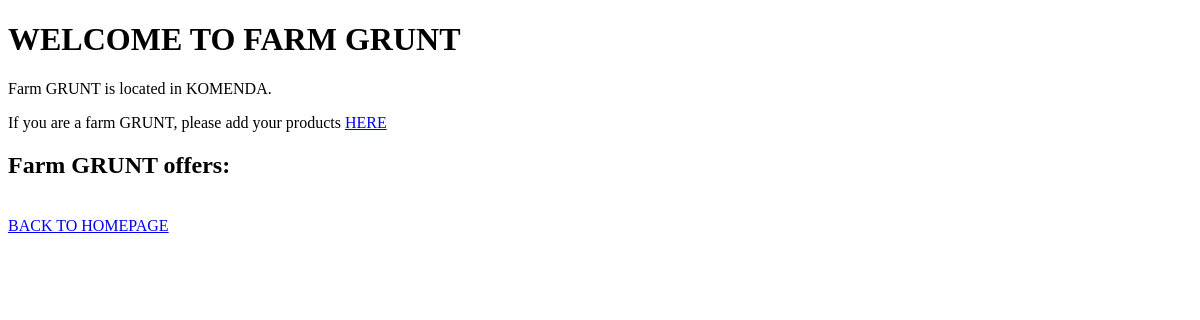
Page /farm/1 on the earlier database version.
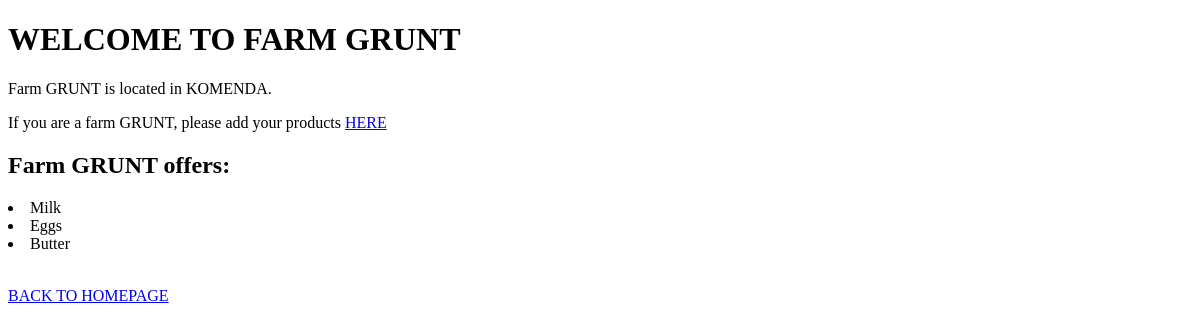
Same page on the later database version.
### app.py (models this page shows, shortened)
class Farmer(db.Model):
    id = db.Column(db.Integer, primary_key=True )
    name = db.Column(db.String(120), nullable=False)
    location = db.Column(db.String(200), nullable=False)

class Product(db.Model):
    id = db.Column(db.Integer, primary_key=True)
    item = db.Column(db.String(200))
    quantity = db.Column(db.Integer)
    price = db.Column(db.Integer)

### app.py (the view)
@app.route("/farm/<id>", methods = ["GET", "POST"])
def farm(id):
    farm = Farmer.query.get(id)
    products = Product.query.all()
    return render_template("farm.html", farm=farm, products=products)

### templates/farm.html
<!DOCTYPE html>
<html>
   <body>
	<h1>WELCOME TO FARM {{ farm.name.upper() }}</h1>
   <p>
      Farm {{ farm.name.upper() }} is located in {{ farm.location.upper() }}.<br>
   </p>
   If you are a farm {{ farm.name.upper() }}, please add your products <a href="{{ url_for('products', id=farm.id)  }}">HERE</a><br>
   <h2>Farm {{ farm.name.upper() }} offers:</h2>
   <p>
      {% for product in products %}
          <li>{{ product.item }}</li>
      {% endfor %}
   </p>
   <br>
   <a href="{{ '/' }}">BACK TO HOMEPAGE</a><br>
   <br>
   </body>
</html>

Differences in the rows shown:
added Product: item "Milk"
added Product: item "Eggs"
added Product: item "Butter"
